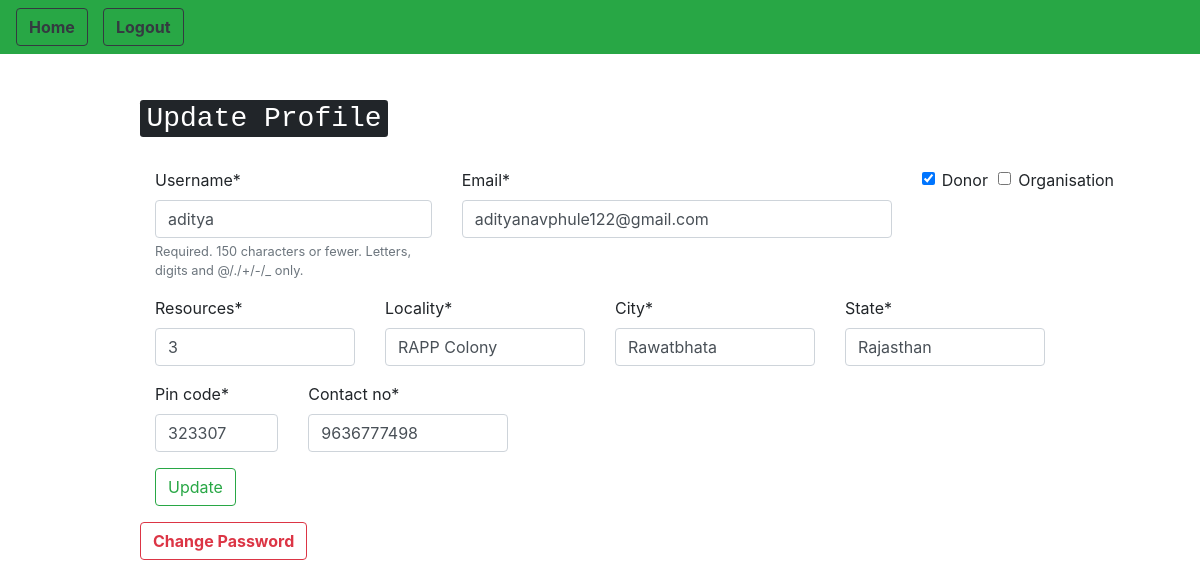
Page /users/edit/ (signed in) on the earlier database version.
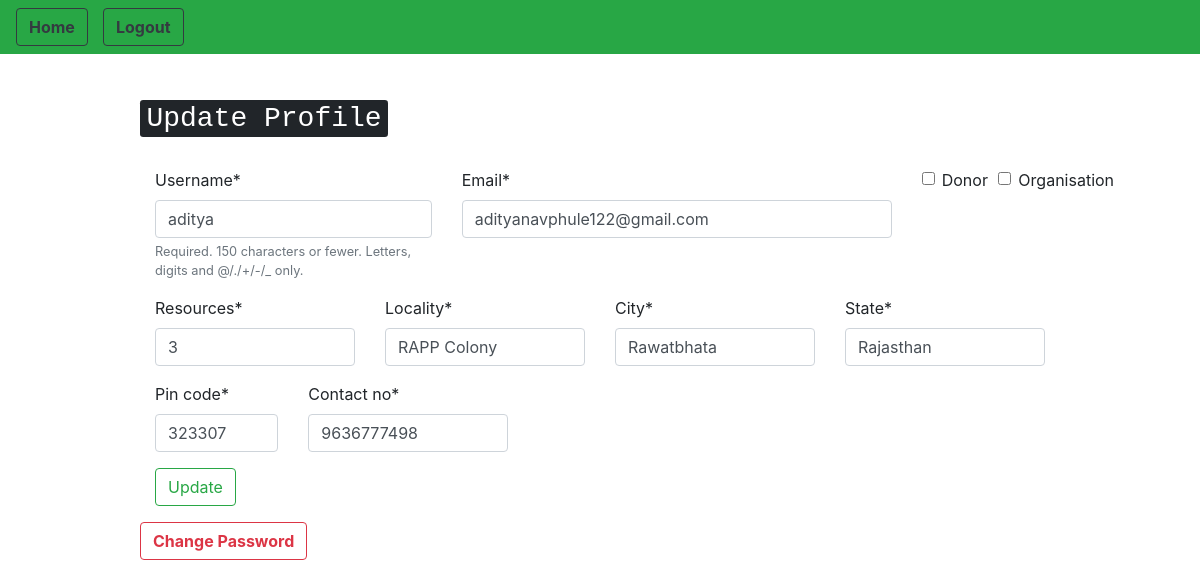
Same page on the later database version.
### customUser/models.py (models this page shows, shortened)
class CustomUser(AbstractUser):
    pin_code = models.IntegerField(null = True)
    contact_no = models.IntegerField(null = True)
    resources = models.IntegerField(null = True) # no. of persons avability/requirement
    locality = models.CharField(max_length = 100)
    city = models.CharField(max_length = 50)
    """CHOICES=[('0','Donor'),
                   ('1','Reciever')]"""
    state = models.CharField(max_length = 50, default = " ")
    donor = models.BooleanField(default = 'False') # 0 - Donor 1 - Reciever
    email = models.EmailField(unique=True)
    organisation = models.BooleanField(default = 'False')

### customUser/views.py (the view)
# urls.py: path('edit/', views.edit_profile, name = 'edit_profile'),
@login_required(login_url="/users/login") # ITS JUST LIKE AN IF STATEMENT, i.e. only users which are logged in can use this function , no one else/
def edit_profile(request):
	if request.method == "POST":
		form = CustomUserChangeForm(request.POST, instance = request.user)
		if form.is_valid():
			form.save()
			return redirect('home')
		else:
			return HttpResponse('something is not right! (look again at the code)')
	elif request.method == "GET":
		form = CustomUserChangeForm(instance = request.user)
		context = {'form' : form }
		return render(request, 'edit_form.html', context)

### customUser/forms.py
class CustomUserChangeForm(UserChangeForm):
    class Meta:
        model = CustomUser
        fields = ('username', 'email', 'donor', 'organisation' ,'resources', 'locality', 'city', 'pin_code', 'state', 'contact_no')

### templates/edit_form.html (shortened to what this page needs)
{% extends 'base.html' %}
{% load crispy_forms_tags %}
{% block navigation %}
  <a href="{% url 'homePage' %}" class="btn btn-outline-dark"><strong>Home</strong></a>
  <div class = "col-3">
		<a href="{% url 'logout' %}" class="btn btn-outline-dark"><strong>Logout</strong></a>
  </div>
{% endblock %}
{% block content %}
<h2> <kbd> Update Profile </kbd> </h2> <br>
<div class = "container">
<form method = "post">
	<div class = "row">
		<div class = "col-4">
			{{ form.username | as_crispy_field }}
		</div>
		<div class = "col">
			{{ form.email | as_crispy_field }}
		</div>
		<div class = "col-1">
			{{form.donor | as_crispy_field}}
		</div>
		<div class = "col-1">
			{{form.organisation | as_crispy_field}}
		</div>
	</div>
	<div class = "row">
		<div class = "col-3">
			{{form.resources | as_crispy_field}}
		</div>
		<div class = "col">
			{{form.locality | as_crispy_field}}
		</div>
		<div class = "col">
			{{form.city | as_crispy_field}}
		</div>
		<div class = "col-3">
			{{ form.state | as_crispy_field}}
		</div>
	</div>
	<div class = "row">
		<div class = "col-2">
			{{form.pin_code | as_crispy_field}}
		</div>
		<div class = "col-3">
			{{form.contact_no | as_crispy_field}}
		</div>
	</div>
	<button type = "submit" class = "btn btn-outline-success"> Update </button>
</form>
</div>
<a href="{% url 'password_reset' %}" class="btn btn-outline-danger"><strong>Change Password</strong></a>
{% endblock %}

Differences in the rows shown:
changed CustomUser "aditya": donor "☑" → "☐"
